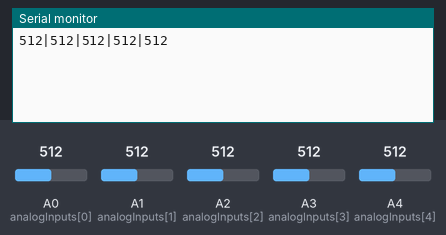
A sketch run on a simulated Arduino Uno, built with avr-gcc and run on an emulated ATmega328P. Parts: the last lines printed to the serial monitor. The test bench sets the inputs (shaded band); at power-on: A0 (analogInputs[0]) = 512, A1 (analogInputs[1]) = 512, A2 (analogInputs[2]) = 512, A3 (analogInputs[3]) = 512, A4 (analogInputs[4]) = 512.

Above: at 1.2 s.
1.3 s: A0 (analogInputs[0]) set to 716
At 1.9 s:
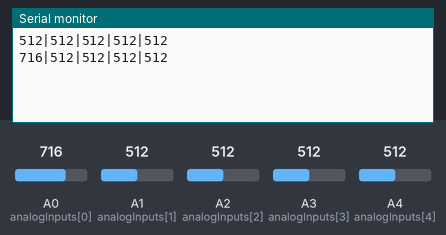
2.8 s: A1 (analogInputs[1]) set to 716
At 3.2 s:
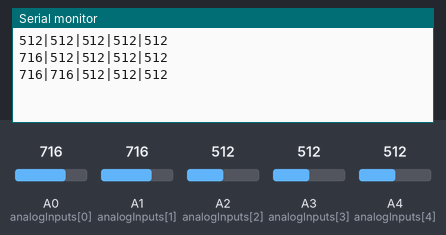
4.3 s: A2 (analogInputs[2]) set to 716
At 5.2 s:
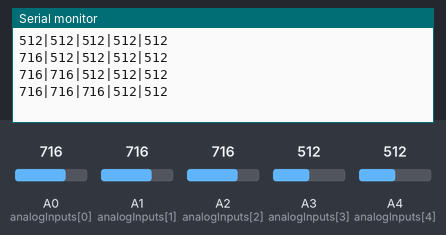
5.8 s: A3 (analogInputs[3]) set to 716
At 6.5 s:
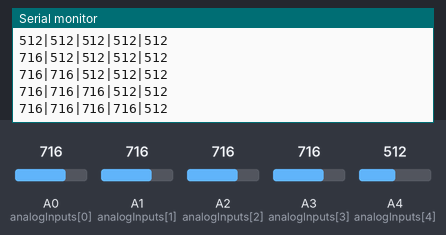
7.3 s: A4 (analogInputs[4]) set to 716
At 7.8 s:
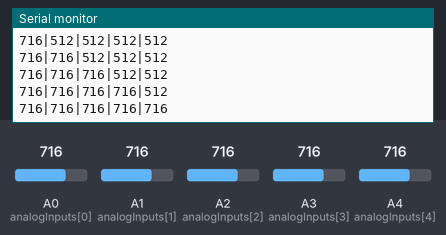
8.8 s: A0 (analogInputs[0]) set to 992
At 9.9 s:
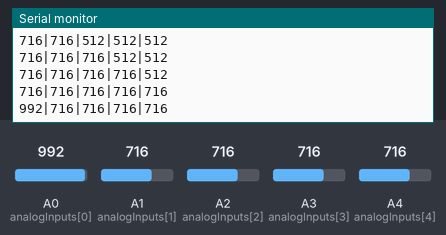
Timing chart, 0 to 11.3 s (numbered marks = the images above; inputs shaded):
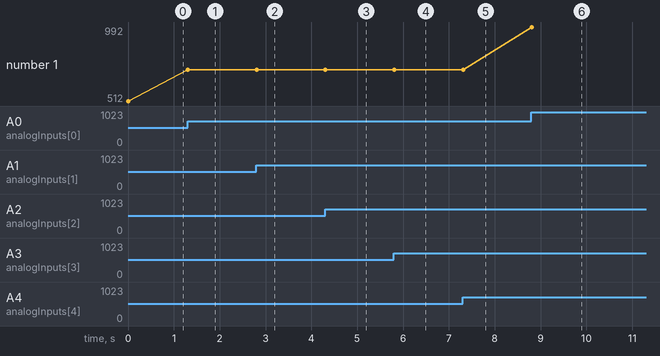

Measured:
- after the input at 1.3 s, the serial monitor: prints a new line at once (image 1)
- after the input at 2.8 s, the serial monitor: prints a new line at once (image 2)
- after the input at 4.3 s, the serial monitor: prints a new line at once (image 3)
- after the input at 5.8 s, the serial monitor: prints a new line at once (image 4)
- after the input at 7.3 s, the serial monitor: prints a new line at once (image 5)
- after the input at 8.8 s, the serial monitor: prints a new line at once (image 6)
- plotted number 1: 512 → 716 after the input at 1.3 s, 716 → 992 after the input at 8.8 s

The sketch:

Arduino.ino
```cpp
// (licence header left out)
const int NUM_SLIDERS = 5;                                    // set up the number of sliders that are to be used
const int analogInputs[NUM_SLIDERS] = {A0, A1, A2, A3, A4};   // set up the associated analog pins on the arduino
const int maxDiff = 5;                                        // set up the max change in analog input before the new value is sent to serial

int PrevanalogSliderValues[NUM_SLIDERS];                      // create an array to store the last sent value to compare with the latest value
int analogSliderValues[NUM_SLIDERS];                          // create an array to store the latest value of the analog input

void setup() {
  for (int i = 0; i < NUM_SLIDERS; i++) {                     // setup the all the analogInputs in INPUT mode
    pinMode(analogInputs[i], INPUT);
  }
  Serial.begin(9600);                                         // setup the serial for comm with the computer
}

void loop() {
  updateSliderValues();
  sendSliderValues();                                         // Actually send data when difference between previous and latest reading is greater than maxDiff
  // printSliderValues();                                     // For debug
  delay(10);
}

void updateSliderValues() {
  for (int i = 0; i < NUM_SLIDERS; i++) {
     analogSliderValues[i] = analogRead(analogInputs[i]);     // reads all the analog inputs and stores them in analogSliderValues
  }
}

void sendSliderValues() {
  String builtString = String("");
  bool valuesChanged = false;                                 // Flag to check if any value has changed

  // Check for changes in slider values
  for (int i = 0; i < NUM_SLIDERS; i++) {                     // Checks if the new value is greater than the previously sent value by maxDiff
    if ( abs(analogSliderValues[i] - PrevanalogSliderValues[i]) >= maxDiff ) {
      valuesChanged = true;                                   // if even a single value is changed the loop breaks and proceeds to sending the data
      break;
    }
  }
  if (valuesChanged){                                         // checks if the values have changed
    for (int i = 0; i < NUM_SLIDERS; i++) {                   // builds the string that is to be sent
      builtString += String((int)analogSliderValues[i]);

      if (i < NUM_SLIDERS - 1) {
        builtString += String("|");
      }
    }
    for (int i = 0; i < NUM_SLIDERS; i++) {                   // updates PrevanalogSliderValues with analogSliderValues
      PrevanalogSliderValues[i] = analogSliderValues[i] ;
    }
  Serial.println(builtString);                                // send the string
  }
}

void printSliderValues() {                                    //debugging function to print the slider value in arduino IDE terminal
  for (int i = 0; i < NUM_SLIDERS; i++) {
    String printedString = String("Slider #") + String(i + 1) + String(": ") + String(analogSliderValues[i]) + String(" mV");
    Serial.write(printedString.c_str());

    if (i < NUM_SLIDERS - 1) {
      Serial.write(" | ");
    } else {
      Serial.write("\n");
    }
  }
}
```
